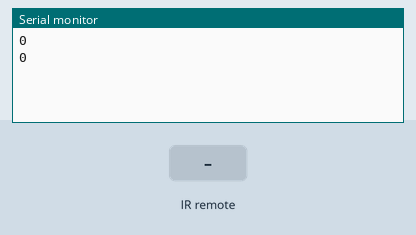
This sketch was run on a simulated Arduino Uno, built with avr-gcc and run on an emulated ATmega328P. Shown: the last lines printed to the serial monitor. Inputs (shaded band) come from the test bench.

Above: at 1.3 s.
1.4 s: infrared code 0xC0000C received
At 2.4 s:
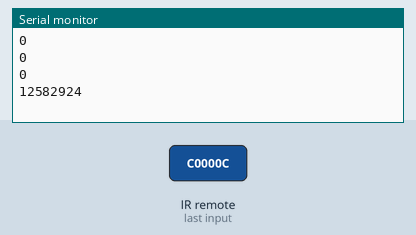
2.9 s: infrared code 0xC00000 received
At 3.9 s:
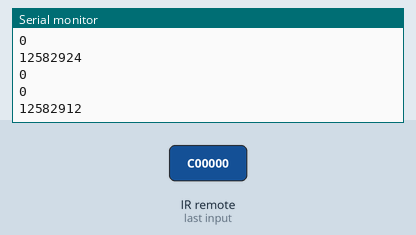
Timing chart, 0 to 5.9 s (numbered marks = the images above; inputs shaded):
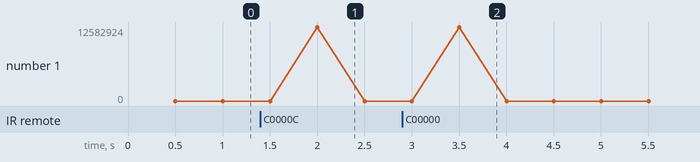

Measured:
- after the input at 1.4 s, the serial monitor: prints a new line after 0.60 s (image 1)
- after the input at 2.9 s, the serial monitor: prints a new line after 0.60 s (image 2)

The sketch:

ircontrolledlcd.ino
```cpp
#include <IRremote.h>

int b=6;
int RECV_PIN=10;
IRrecv irrecv(RECV_PIN);
decode_results results;
unsigned long onval=12582924;
unsigned long offval=12582912;
int prevstate=0;
int curstate=0;


void setup() {
  Serial.begin(9600);
  irrecv.enableIRIn();
 pinMode(10,OUTPUT);

}

void loop()
{

  unsigned long store;
  if(irrecv.decode(&results))
  {
  store=(results.value);
  }
  delay(500);
  Serial.println(store);
  irrecv.resume();
  if(store==onval)
    {
      digitalWrite(b,HIGH);
    }
}
```
